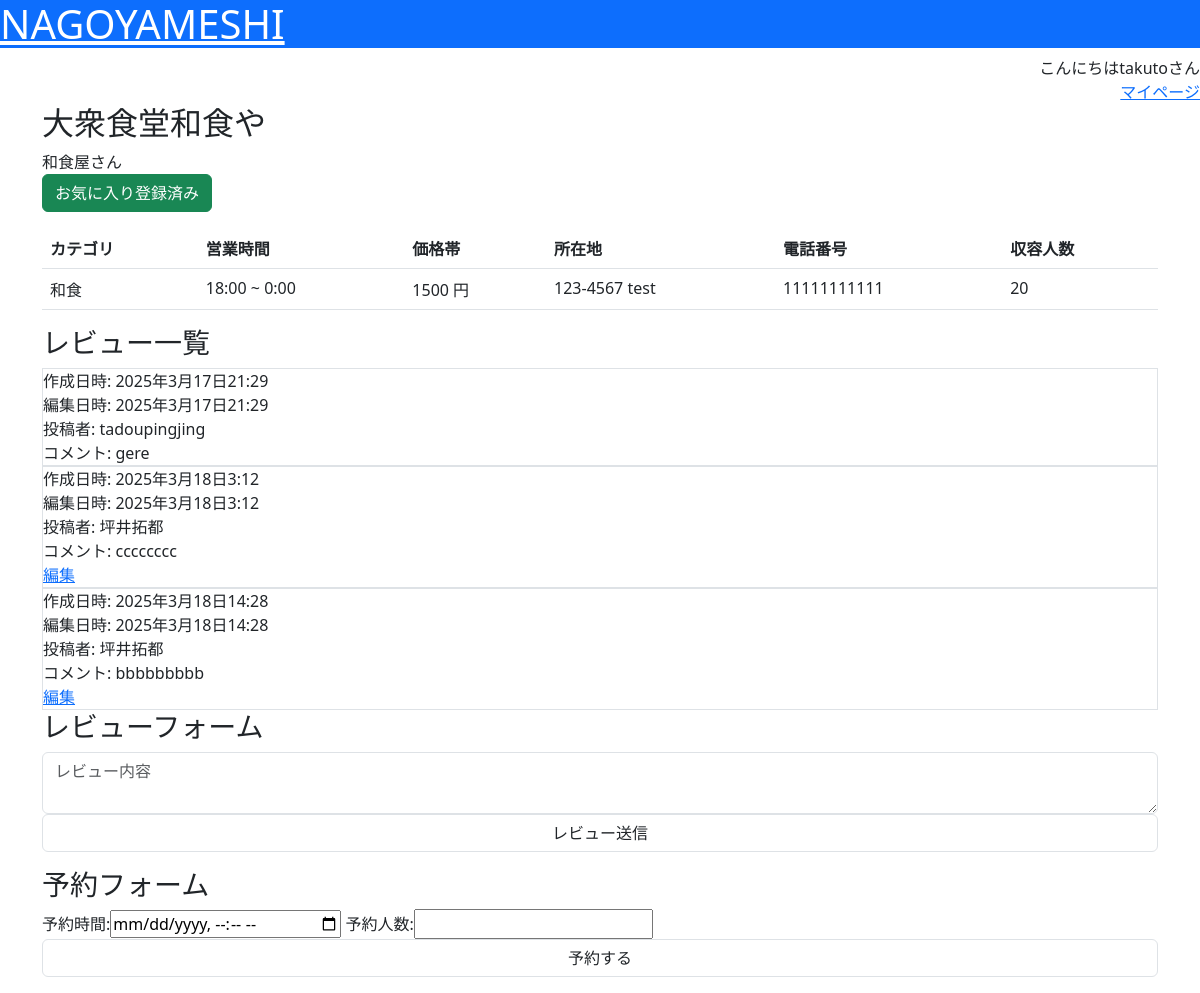
/detail/1/ (signed in), run on an earlier commit of the app's database.
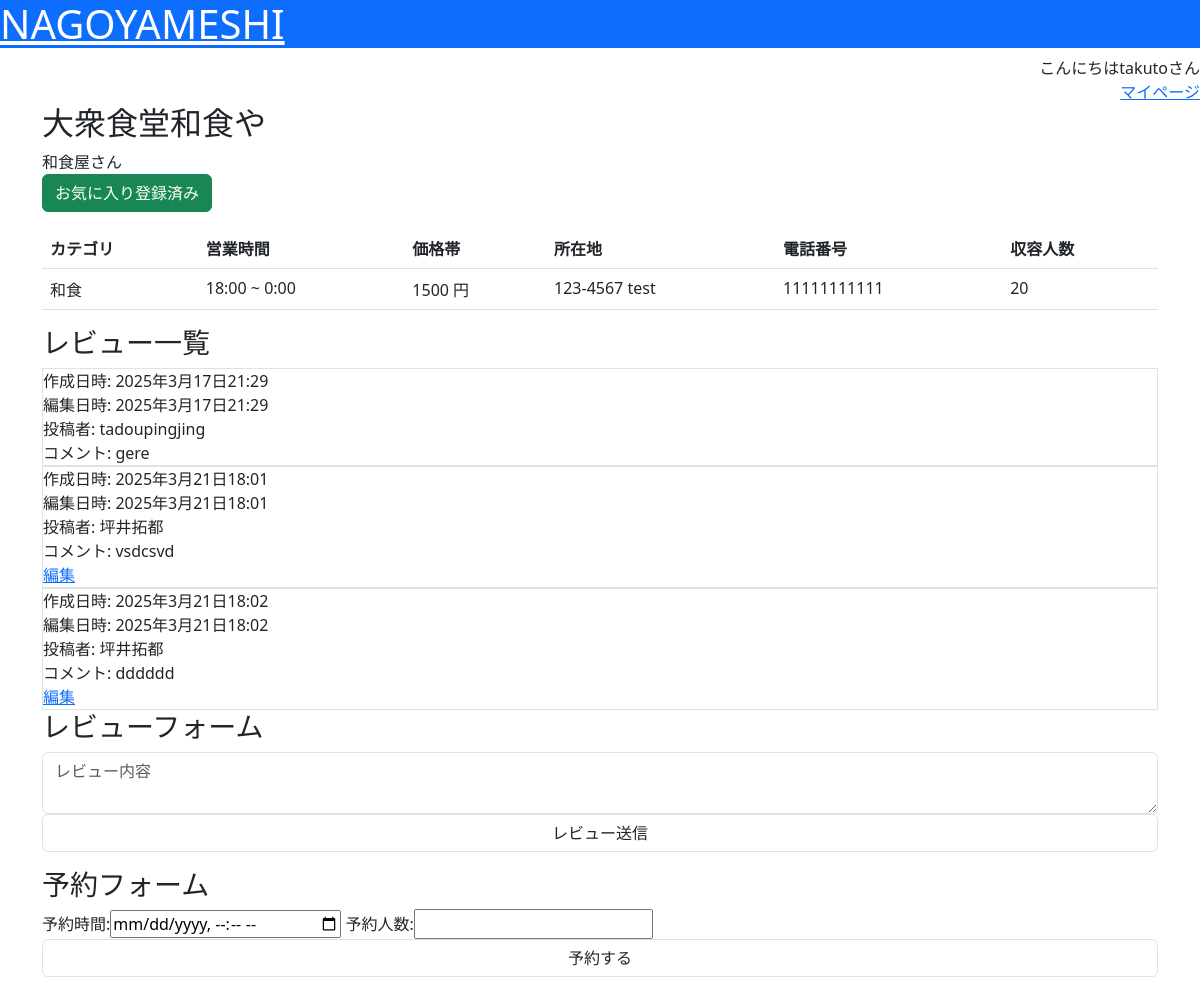
And on a later commit of the database.
### nagoyameshi/models.py (models this page shows, shortened)
class Review(models.Model):
    restaurant = models.ForeignKey(Restaurant, verbose_name="店舗", on_delete=models.CASCADE)
    user = models.ForeignKey(User, verbose_name="投稿者", on_delete=models.CASCADE)
    content = models.CharField(verbose_name="内容", max_length=100)
    created_at = models.DateTimeField(verbose_name="作成日時", default=timezone.now)
    updated_at = models.DateTimeField(verbose_name="更新日時", auto_now=True)
    """
    def star_icon(self):
        dic               = {}
        dic["true_star"]  = self.star * " "
        dic["false_star"] = ( MAX_STAR - self.star) * " "

        return dic
    """

### nagoyameshi/views.py (the view)
# urls.py: path("detail/<int:pk>/", views.RestaurantDetailView.as_view(), name="detail"),
class RestaurantDetailView(DetailView):
    model = Restaurant
    def get_context_data(self, **kwargs):
        context = super().get_context_data(**kwargs)
        context["reviews"] = Review.objects.filter(restaurant=kwargs["object"].id)
        context["is_premium"] = PremiumUser.objects.filter(user=self.request.user).exists()
        if self.request.user.is_authenticated:
            context["is_favorite"] = Favorite.objects.filter(restaurant=kwargs["object"].id, user=self.request.user.id).exists()
        return context

### nagoyameshi/templates/nagoyameshi/restaurant_detail.html (shortened to what this page needs)
{% extends "base.html" %}
{% block content %}
<h2>{{ restaurant.name }}</h2>
<div>{{ restaurant.description }}</div>
{% if is_premium %}
<form action="{% url 'favorite' %}" method="post">
    {% if is_favorite %}
    <input class="btn btn-success" type="submit" value="お気に入り登録済み">
    {% else %}
    <input class="btn btn-outline-success" type="submit" value="お気に入り登録する">
    {% endif %}
</form>
{% endif %}
<table class="table">
    <thead>
        <tr>
            <th>カテゴリ</th>
            <th>営業時間</th>
            <th>価格帯</th>
            <th>所在地</th>
            <th>電話番号</th>
            <th>収容人数</th>
        </tr>
    </thead>
    <tbody>
        <tr>
            <td>{{ restaurant.category.name }}</td>
            <td>{{ restaurant.start_at }} ~ {{ restaurant.end_at }}</td>
            <td>{{ restaurant.cost }} 円</td>
            <td>{{ restaurant.post_code }} {{ restaurant.address }}</td>
            <td>{{ restaurant.tel }}</td>
            <td>{{ restaurant.capacity }}</td>
        </tr>
    </tbody>
</table>
<h3>レビュー一覧</h3>
{% for review in reviews %}
<div class="border">
    <div>作成日時: {{ review.created_at }}</div>
    <div>編集日時: {{ review.updated_at }}</div>
    {% if review.user.last_name %}
        <div>投稿者: {{ review.user.last_name }}{{ review.user.first_name }}</div>
    {% else %}
        <div>投稿者: {{ review.user }}</div>
    {% endif %}
    <div>コメント: {{ review.content }}</div>
    {% if review.user == request.user %}
    <a href="{% url 'review_update' review.id %}">編集</a>
    {% endif %}
</div>
{% empty %}
<div>投稿されたレビューはありません。</div>
{% endfor %}
{% if is_premium %}
<h3>レビューフォーム</h3>
<form action="{% url 'new' %}" method="post">
    <textarea class="form-control" name="content" maxlength="100" placeholder="レビュー内容"></textarea>
    <input class="form-control" type="submit" value="レビュー送信">
</form>
<h3>予約フォーム</h3>
<form action="{% url 'reservation' %}" method="post">
    <label>予約時間: </label><input type="datetime-local" name="datetime">
    <label>予約人数: </label><input type="number" min="0" name="headcount">
    <input class="form-control" type="submit" value="予約する">
</form>
{% endif %}
{% endblock %}

What changed in the data, as far as the page shows it:
removed Review: created_at "2025年3月18日3:12", updated_at "2025年3月18日3:12", user.last_name "坪井", user.first_name "拓都", content "cccccccc", shows "編集"
removed Review: created_at "2025年3月18日14:28", updated_at "2025年3月18日14:28", user.last_name "坪井", user.first_name "拓都", content "bbbbbbbbb", shows "編集"
added Review: created_at "2025年3月21日18:01", updated_at "2025年3月21日18:01", user.last_name "坪井", user.first_name "拓都", content "vsdcsvd", shows "編集"
added Review: created_at "2025年3月21日18:02", updated_at "2025年3月21日18:02", user.last_name "坪井", user.first_name "拓都", content "dddddd", shows "編集"
